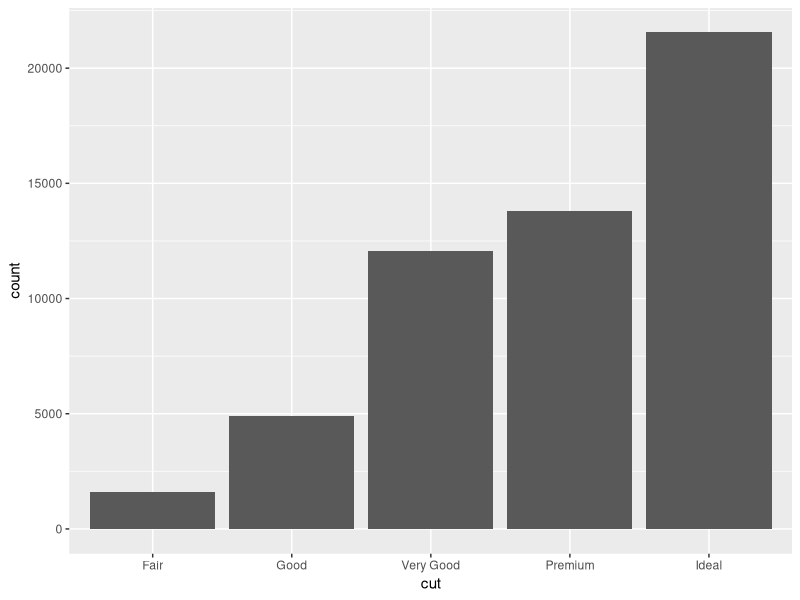
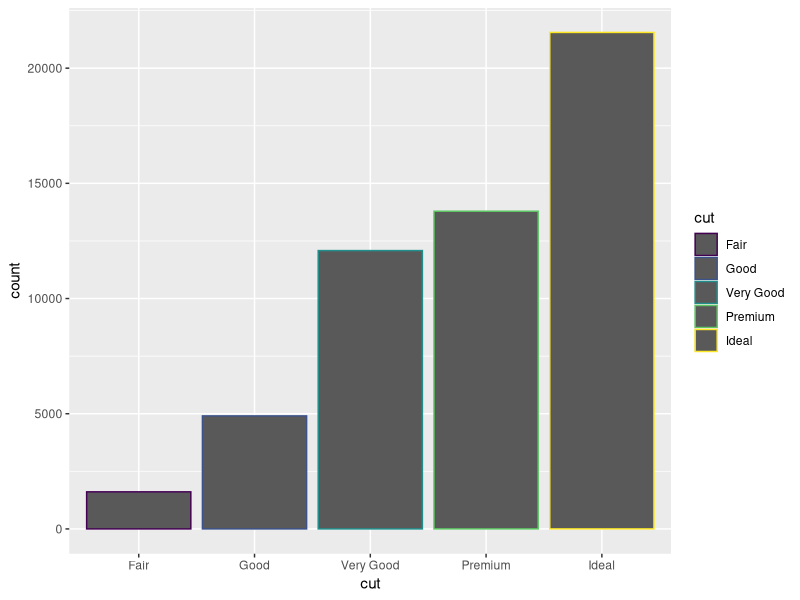
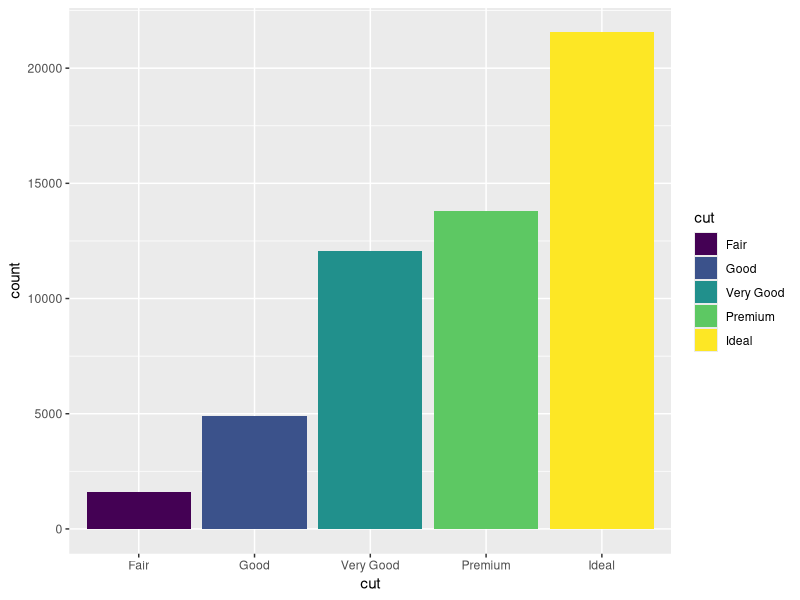
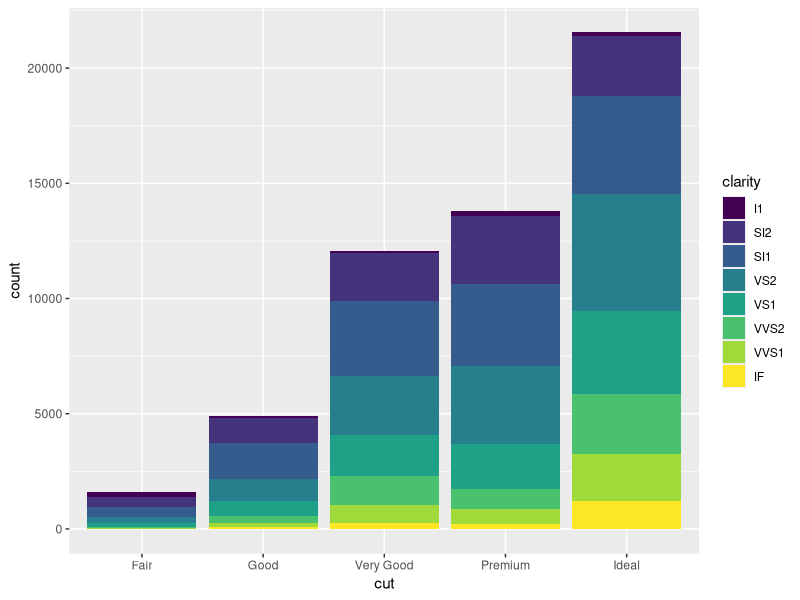
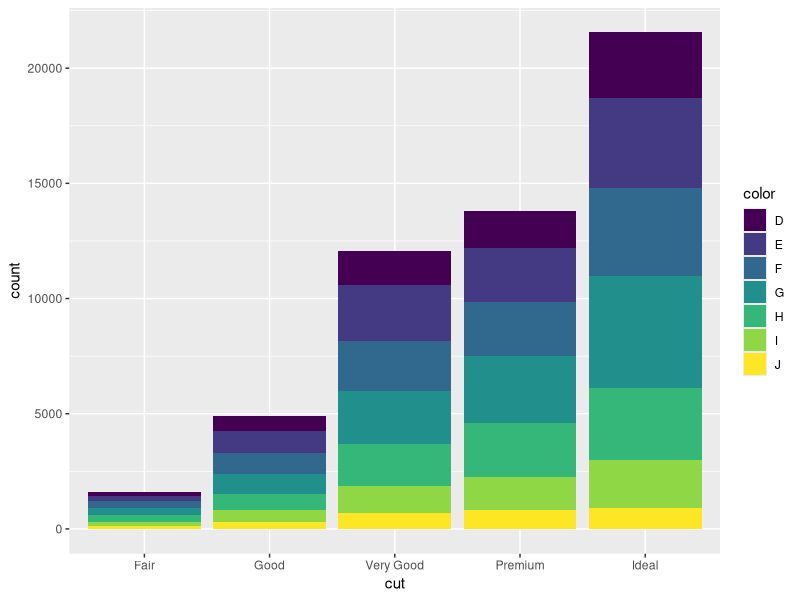
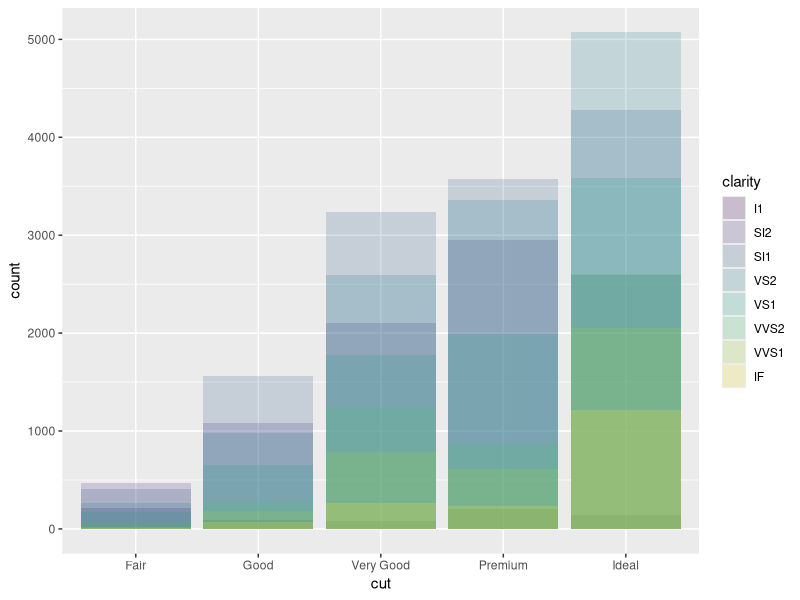
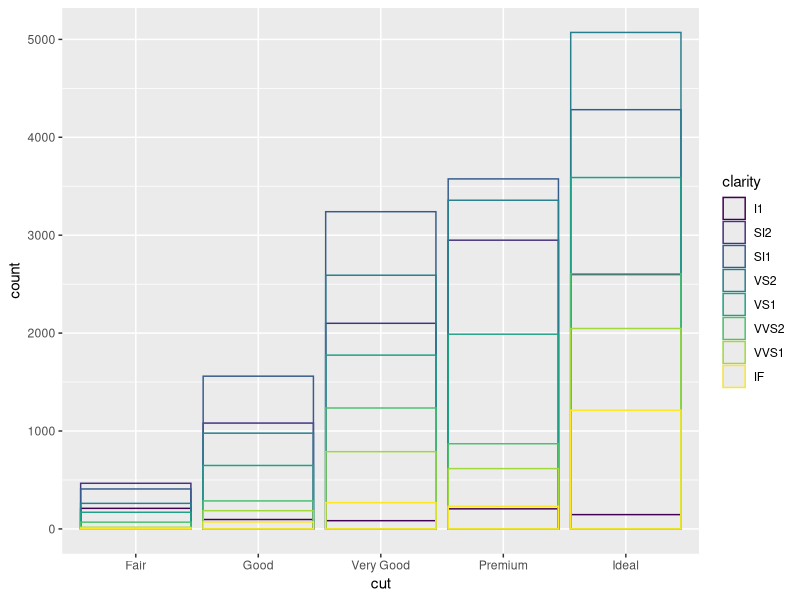
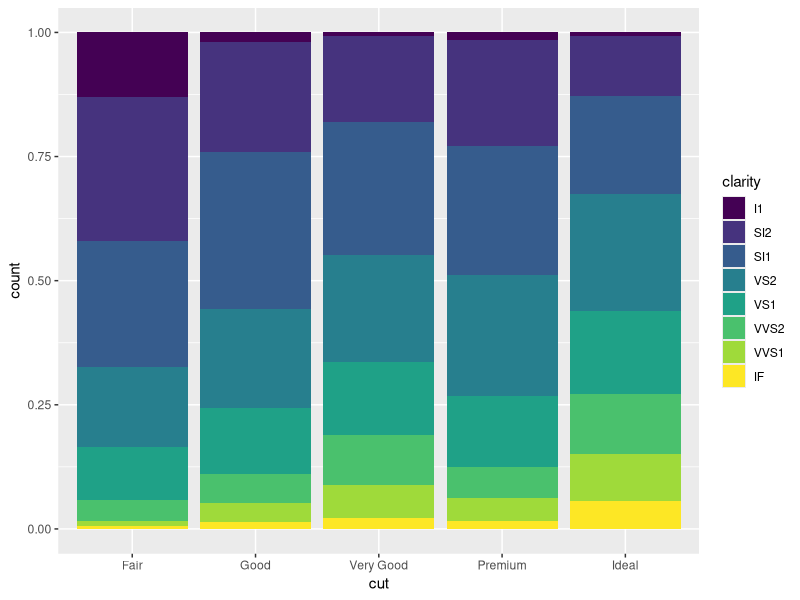

These charts were generated, in order, by the following R code:
library(tidyverse)

diamantes <- diamonds

ggplot(data = diamantes) +
  geom_bar(mapping = aes(x = cut))

#Colores y formas del grafico
ggplot(data = diamantes) +
  geom_bar(mapping = aes(x = cut, color = cut))

ggplot(data = diamantes) +
  geom_bar(mapping = aes(x = cut, fill = cut))

ggplot(data = diamantes) +
  geom_bar(mapping = aes(x = cut, fill = clarity))

ggplot(data = diamantes) +
  geom_bar(mapping = aes(x = cut, fill = color))

### PARÁMETRO POSITION ###

#position = "identity": 
ggplot(data = diamantes, mapping = aes(x = cut, fill = clarity)) +
  geom_bar(alpha = 0.2, position = "identity")

ggplot(data = diamantes, mapping = aes(x = cut, color = clarity)) +
  geom_bar(fill = NA, position = "identity")

#position = "fill":
ggplot(data = diamantes, mapping= aes(x = cut, fill = clarity)) +
  geom_bar(position = "fill")

#position = "dodge"
ggplot(data = diamantes, mapping= aes(x = cut, fill = clarity)) +
  geom_bar(position = "dodge")


#Gráfico de dispersión

#position = "jitter"
ggplot(data = mpg, mapping = aes(x = displ, y = hwy)) +
  geom_point(position = "jitter")

ggplot(data = mpg, mapping = aes(x = displ, y = hwy)) +
  geom_jitter()

?position_stack
?position_identity
?position_fill
?position_dodge
?position_jitter
